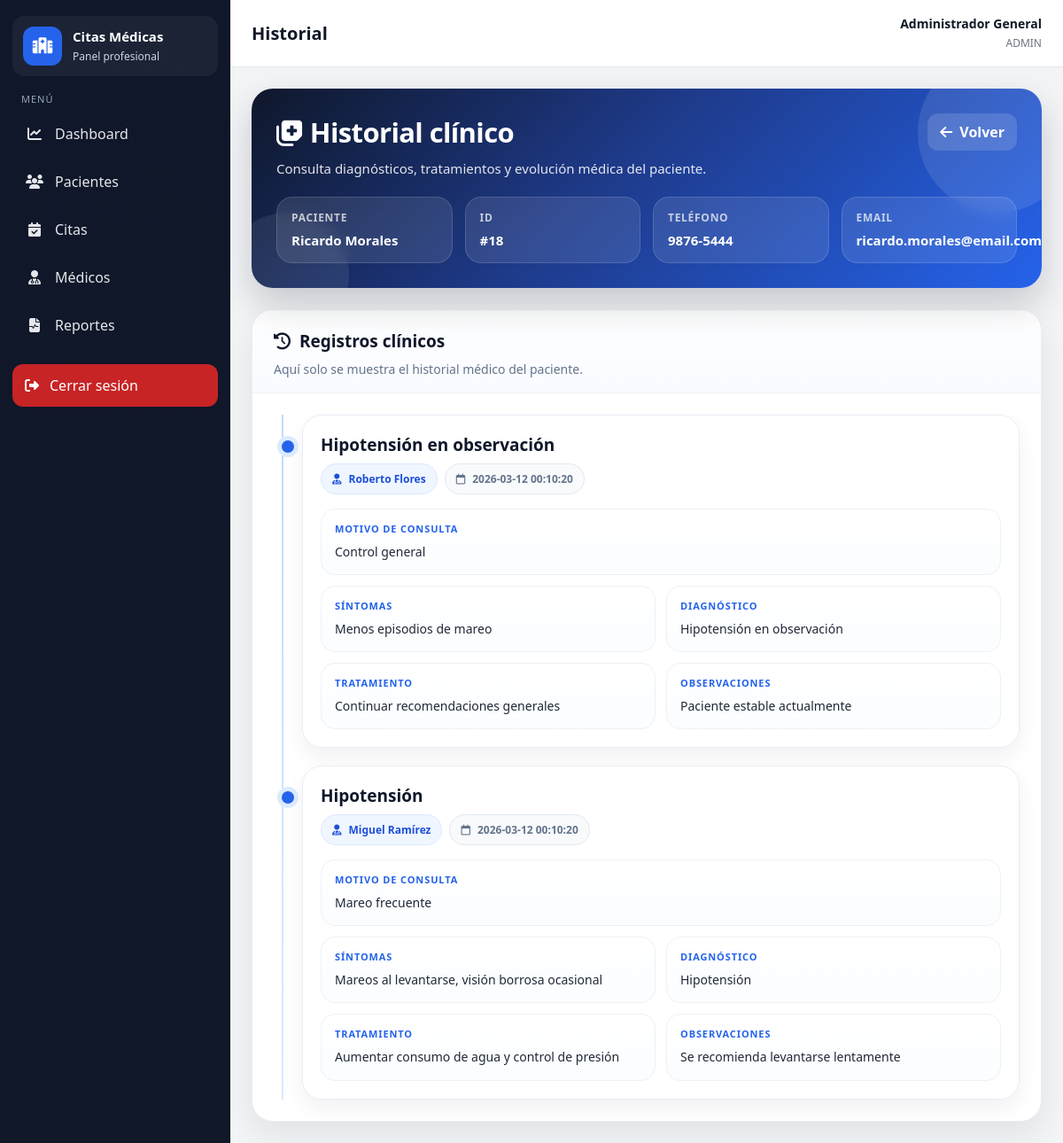
Screenshot of /index.php?controller=historial&action=ver&paciente_id=18 (signed in) with the database file from the repository.
### tables this page shows
CREATE TABLE pacientes (
    id INT AUTO_INCREMENT PRIMARY KEY,
    nombre VARCHAR(100) NOT NULL,
    apellido VARCHAR(100) NOT NULL,
    cedula VARCHAR(15) NOT NULL UNIQUE,
    telefono VARCHAR(20) NULL,
    email VARCHAR(100) NOT NULL,
    fecha_nacimiento DATE NULL,
    fecha_registro TIMESTAMP DEFAULT CURRENT_TIMESTAMP
);

CREATE TABLE historial_clinico (
    id INT AUTO_INCREMENT PRIMARY KEY,
    paciente_id INT NOT NULL,
    medico_id INT NOT NULL,
    cita_id INT NULL,
    motivo_consulta TEXT NOT NULL,
    sintomas TEXT NULL,
    diagnostico TEXT NOT NULL,
    tratamiento TEXT NULL,
    observaciones TEXT NULL,
    fecha_registro DATETIME DEFAULT CURRENT_TIMESTAMP,
    CONSTRAINT fk_historial_paciente FOREIGN KEY (paciente_id) REFERENCES pacientes(id) ON DELETE CASCADE,
    CONSTRAINT fk_historial_medico FOREIGN KEY (medico_id) REFERENCES medicos(id) ON DELETE CASCADE,
    CONSTRAINT fk_historial_cita FOREIGN KEY (cita_id) REFERENCES citas(id) ON DELETE SET NULL
);

### app/controllers/HistorialController.php (called while the page is built, shortened)
<?php
require_once __DIR__ . '/../middleware/auth.php';
require_once __DIR__ . '/../models/HistorialClinico.php';
require_once __DIR__ . '/../models/Paciente.php';
class HistorialController {
    public function ver(){
        $pacienteId = (int) $_GET['paciente_id'];
        $historialModel = new HistorialClinico();
        $pacienteModel = new Paciente();
        $paciente = $pacienteModel->obtenerPorId($pacienteId);
        $historial = $historialModel->obtenerPorPaciente($pacienteId);
        require_once __DIR__ . '/../views/historial/ver.php';
    }
}

### routes/web.php (called while the page is built, shortened)
<?php
$controller = $_GET['controller'] ?? (isset($_SESSION['usuario_id']) ? 'dashboard' : 'auth');
$action = $_GET['action'] ?? (isset($_SESSION['usuario_id']) ? 'index' : 'login');
switch($controller){
    case 'historial':
        require_once __DIR__ . '/../app/controllers/HistorialController.php';
        $ctrl = new HistorialController();
        break;
}
$ctrl->$action();

### public/index.php (called while the page is built, shortened)
<?php
require_once __DIR__ . '/../routes/web.php';

### app/middleware/auth.php (called while the page is built, shortened)
<?php
function current_user_role()
{
    return $_SESSION['usuario_rol'] ?? null;
}

### app/config/database.php (called while the page is built)
<?php
class Database {
    private $host = "localhost";
    private $db_name = "citas_medicas";
    private $username = "root";
    private $password = "admin";
    private $charset = "utf8mb4";
    public function conectar() {
        try {
            $dsn = "mysql:host={$this->host};dbname={$this->db_name};charset={$this->charset}";
            $pdo = new PDO($dsn, $this->username, $this->password);
            $pdo->setAttribute(PDO::ATTR_ERRMODE, PDO::ERRMODE_EXCEPTION);
            $pdo->setAttribute(PDO::ATTR_DEFAULT_FETCH_MODE, PDO::FETCH_ASSOC);
            return $pdo;
        } catch (PDOException $e) {
            die("Error de conexión: " . $e->getMessage());
        }
    }
}

### app/core/Model.php (called while the page is built, shortened)
<?php
require_once __DIR__ . '/../config/database.php';
class Model {
    public function __construct() {
        $database = new Database();
        $this->db = $database->conectar();
    }
}

### app/models/Paciente.php (called while the page is built, shortened)
<?php
require_once __DIR__ . '/../core/Model.php';
class Paciente extends Model {
    public function obtenerPorId($id){
        $sql = "SELECT p.*, u.id AS usuario_id, u.estado AS usuario_estado
                FROM pacientes p
                LEFT JOIN usuarios u ON u.paciente_id = p.id AND u.rol = 'paciente'
                WHERE p.id = :id
                LIMIT 1";
        $stmt = $this->db->prepare($sql);
        $stmt->bindParam(':id', $id, PDO::PARAM_INT);
        $stmt->execute();
        return $stmt->fetch(PDO::FETCH_ASSOC);
    }
}

### app/models/HistorialClinico.php (called while the page is built, shortened)
<?php
require_once __DIR__ . '/../core/Model.php';
class HistorialClinico extends Model {
    public function obtenerPorPaciente($pacienteId){
        $sql = "SELECT h.*,
                       CONCAT(m.nombre, ' ', m.apellido) AS medico_nombre
                FROM historial_clinico h
                INNER JOIN medicos m ON h.medico_id = m.id
                WHERE h.paciente_id = :paciente_id
                ORDER BY h.fecha_registro DESC, h.id DESC";
        $stmt = $this->db->prepare($sql);
        $stmt->execute([
            ':paciente_id' => $pacienteId
        ]);
        return $stmt->fetchAll(PDO::FETCH_ASSOC);
    }
}

### app/views/historial/ver.php (the view, shortened to what this page needs)
<?php require_once __DIR__ . '/../layout/header.php'; ?>
<div class="hc-page">
    <div class="hc-hero">
        <div class="hc-hero-content">
            <div>
                <h2><i class="fa-solid fa-notes-medical"></i> Historial clínico</h2>
                <p>Consulta diagnósticos, tratamientos y evolución médica del paciente.</p>
            </div>
            <a href="<?= current_user_role() === 'paciente' ? 'index.php?controller=dashboard&action=index' : 'index.php?controller=paciente&action=index' ?>" class="btn btn-secondary">
                <i class="fa-solid fa-arrow-left"></i> Volver
            </a>
        </div>
        <div class="hc-patient-strip">
            <div class="hc-mini">
                <span>Paciente</span>
                <strong><?= htmlspecialchars($paciente['nombre'] . ' ' . $paciente['apellido']) ?></strong>
            </div>
            <div class="hc-mini">
                <span>ID</span>
                <strong>#<?= htmlspecialchars($paciente['id']) ?></strong>
            </div>
            <div class="hc-mini">
                <span>Teléfono</span>
                <strong><?= !empty($paciente['telefono']) ? htmlspecialchars($paciente['telefono']) : 'No registrado' ?></strong>
            </div>
            <div class="hc-mini">
                <span>Email</span>
                <strong><?= !empty($paciente['email']) ? htmlspecialchars($paciente['email']) : 'No registrado' ?></strong>
            </div>
        </div>
    </div>
    <div class="hc-panel">
        <div class="hc-panel-head">
            <h3><i class="fa-solid fa-clock-rotate-left"></i> Registros clínicos</h3>
            <p>Aquí solo se muestra el historial médico del paciente.</p>
        </div>
        <div class="hc-history-wrap">
            <?php if (!empty($historial)): ?>
                <div class="hc-timeline">
                    <?php foreach ($historial as $h): ?>
                        <div class="hc-item">
                            <div class="hc-item-top">
                                <div class="hc-diagnostico">
                                    <h4><?= htmlspecialchars($h['diagnostico']) ?></h4>
                                    <div class="hc-badges">
                                        <span class="hc-pill">
                                            <i class="fa-solid fa-user-doctor"></i>
                                            <?= htmlspecialchars($h['medico_nombre']) ?>
                                        </span>
                                        <span class="hc-date">
                                            <i class="fa-regular fa-calendar"></i>
                                            <?= htmlspecialchars($h['fecha_registro']) ?>
                                        </span>
                                    </div>
                                </div>
                            </div>
                            <div class="hc-blocks">
                                <div class="hc-block hc-block-full">
                                    <span class="hc-label">Motivo de consulta</span>
                                    <p><?= nl2br(htmlspecialchars($h['motivo_consulta'])) ?></p>
                                </div>
                                <?php if (!empty($h['sintomas'])): ?>
                                    <div class="hc-block">
                                        <span class="hc-label">Síntomas</span>
                                        <p><?= nl2br(htmlspecialchars($h['sintomas'])) ?></p>
                                    </div>
                                <?php endif; ?>
                                <div class="hc-block">
                                    <span class="hc-label">Diagnóstico</span>
                                    <p><?= nl2br(htmlspecialchars($h['diagnostico'])) ?></p>
                                </div>
                                <?php if (!empty($h['tratamiento'])): ?>
                                    <div class="hc-block">
                                        <span class="hc-label">Tratamiento</span>
                                        <p><?= nl2br(htmlspecialchars($h['tratamiento'])) ?></p>
                                    </div>
                                <?php endif; ?>
                                <?php if (!empty($h['observaciones'])): ?>
                                    <div class="hc-block">
                                        <span class="hc-label">Observaciones</span>
                                        <p><?= nl2br(htmlspecialchars($h['observaciones'])) ?></p>
                                    </div>
                                <?php endif; ?>
                            </div>
                        </div>
                    <?php endforeach; ?>
                </div>
            <?php else: ?>
                <div class="hc-empty">
                    <p>No hay registros clínicos todavía para este paciente.</p>
                </div>
            <?php endif; ?>
        </div>
    </div>
</div>
<?php require_once __DIR__ . '/../layout/footer.php'; ?>

### app/views/layout/header.php (style rules this page uses)
:root { --sidebar-bg:#111827;--sidebar-hover:#1f2937;--sidebar-active:#2563eb;--body-bg:#f3f4f6;--card-bg:#fff;--text:#111827;--muted:#6b7280;--border:#e5e7eb;--primary:#2563eb;--primary-dark:#1d4ed8;--success:#16a34a;--warning:#f59e0b;--danger:#dc2626;--info:#0ea5e9;--shadow:0 10px 30px rgba(0,0,0,.08);--radius:16px }
* { box-sizing:border-box }
body { margin:0;font-family:'Segoe UI',Tahoma,Geneva,Verdana,sans-serif;background:var(--body-bg);color:var(--text) }
a { text-decoration:none;color:inherit }
.btn { border:none;border-radius:12px;padding:10px 14px;font-weight:700;cursor:pointer;display:inline-flex;align-items:center;gap:8px }
.btn-secondary { background:#e5e7eb;color:#111827 }

### app/views/historial/ver.php (style rules this page uses)
.hc-page { display:flex; flex-direction:column; gap:24px; }
.hc-hero { position:relative; overflow:hidden; border-radius:24px; padding:28px; background:linear-gradient(135deg,#0f172a 0%, #1e3a8a 45%, #2563eb 100%); color:#fff; box-shadow:0 18px 40px rgba(15,23,42,.20); }
.hc-hero::before { content:""; position:absolute; top:-40px; right:-40px; width:180px; height:180px; border-radius:50%; background:rgba(255,255,255,.10); }
.hc-hero::after { content:""; position:absolute; bottom:-55px; left:-30px; width:140px; height:140px; border-radius:50%; background:rgba(255,255,255,.08); }
.hc-hero-content { position:relative; z-index:2; display:flex; justify-content:space-between; align-items:flex-start; gap:18px; flex-wrap:wrap; }
.hc-hero h2 { margin:0; font-size:31px; font-weight:800; letter-spacing:-.02em; }
.hc-hero p { margin:10px 0 0; color:rgba(255,255,255,.88); font-size:15px; }
.hc-hero .btn { border:none; background:rgba(255,255,255,.14); color:#fff; backdrop-filter:blur(6px); }
.hc-patient-strip { display:grid; grid-template-columns:repeat(4, minmax(0,1fr)); gap:14px; margin-top:22px; position:relative; z-index:2; }
.hc-mini { background:rgba(255,255,255,.10); border:1px solid rgba(255,255,255,.14); border-radius:18px; padding:14px 16px; backdrop-filter:blur(8px); }
.hc-mini span { display:block; font-size:12px; text-transform:uppercase; letter-spacing:.06em; color:rgba(255,255,255,.72); margin-bottom:6px; font-weight:700; }
.hc-mini strong { font-size:15px; font-weight:700; color:#fff; }
.hc-panel { background:#fff; border:1px solid #e9eef5; border-radius:24px; box-shadow:0 14px 34px rgba(15,23,42,.08); overflow:hidden; }
.hc-panel-head { padding:22px 24px 16px; border-bottom:1px solid #eef2f7; background:linear-gradient(180deg,#ffffff 0%, #f8fbff 100%); }
.hc-panel-head h3 { margin:0; display:flex; align-items:center; gap:10px; font-size:19px; font-weight:800; color:#0f172a; }
.hc-panel-head p { margin:8px 0 0; color:#64748b; font-size:14px; line-height:1.5; }
.hc-history-wrap { padding:24px; }
.hc-timeline { position:relative; display:flex; flex-direction:column; gap:20px; padding-left:18px; }
.hc-timeline::before { content:""; position:absolute; left:9px; top:0; bottom:0; width:2px; background:linear-gradient(180deg,#bfdbfe 0%, #dbeafe 100%); }
.hc-item { position:relative; background:#fff; border:1px solid #e8eef6; border-radius:22px; padding:20px; margin-left:14px; box-shadow:0 10px 24px rgba(15,23,42,.06); }
.hc-item::before { content:""; position:absolute; left:-24px; top:28px; width:14px; height:14px; border-radius:50%; background:#2563eb; box-shadow:0 0 0 5px #dbeafe; }
.hc-item-top { display:flex; justify-content:space-between; align-items:flex-start; gap:14px; flex-wrap:wrap; margin-bottom:16px; }
.hc-diagnostico { display:flex; flex-direction:column; gap:8px; }
.hc-diagnostico h4 { margin:0; font-size:19px; color:#0f172a; font-weight:800; }
.hc-badges { display:flex; flex-wrap:wrap; gap:8px; }
.hc-pill, .hc-date { display:inline-flex; align-items:center; gap:8px; border-radius:999px; padding:8px 12px; font-size:12px; font-weight:700; }
.hc-pill { background:#eff6ff; color:#1d4ed8; border:1px solid #dbeafe; }
.hc-date { background:#f8fafc; color:#64748b; border:1px solid #e2e8f0; white-space:nowrap; }
.hc-blocks { display:grid; grid-template-columns:repeat(2,minmax(0,1fr)); gap:12px; }
.hc-block { background:linear-gradient(180deg,#ffffff 0%, #fbfdff 100%); border:1px solid #edf2f7; border-radius:16px; padding:14px 15px; }
.hc-block-full { grid-column:1 / -1; }
.hc-label { display:block; margin-bottom:7px; font-size:11px; font-weight:800; text-transform:uppercase; letter-spacing:.08em; color:#2563eb; }
.hc-block p { margin:0; line-height:1.65; font-size:14px; color:#1f2937; }

### rows the page displays
pacientes: nombre+apellido "Ricardo Morales", id "18", telefono "9876-5444", email "ricardo.morales@email.com"
historial_clinico: diagnostico "Hipotensión en observación", medico_nombre "Roberto Flores", fecha_registro "2026-03-12 00:10:20", motivo_consulta "Control general", sintomas "Menos episodios de mareo", tratamiento "Continuar recomendaciones generales", observaciones "Paciente estable actualmente"
historial_clinico: diagnostico "Hipotensión", medico_nombre "Miguel Ramírez", fecha_registro "2026-03-12 00:10:20", motivo_consulta "Mareo frecuente", sintomas "Mareos al levantarse, visión borrosa ocasional", tratamiento "Aumentar consumo de agua y control de presión", observaciones "Se recomienda levantarse lentamente"

### other values shown
$currentController "Historial"
$_SESSION['usuario_nombre'] "Administrador General"
$role "ADMIN"
